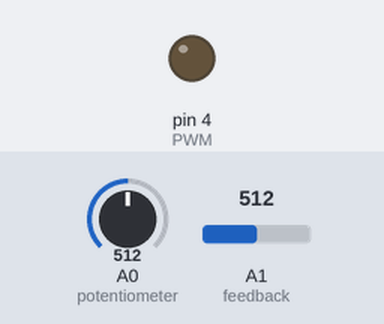
Simulated run of this sketch. Board: Arduino Uno, built with avr-gcc and run on an emulated ATmega328P. On the bench: output pins drawn as LEDs (lit = HIGH). The test bench sets the inputs (shaded band); at power-on: A0 (potentiometer) = 512, A1 (feedback) = 512.

Above: at 1.2 s.
1.3 s: A0 (potentiometer) set to 535
At 2.4 s:
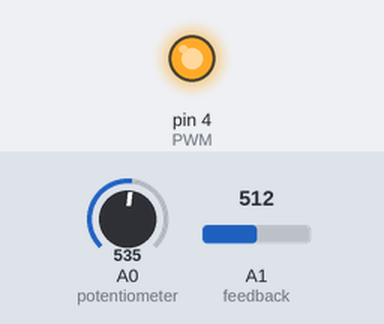
2.8 s: A0 (potentiometer) set to 306
At 3.6 s:
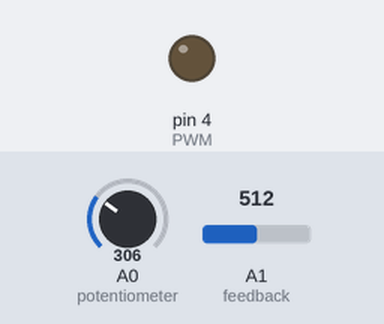
4.3 s: A0 (potentiometer) set to 716
At 4.7 s:
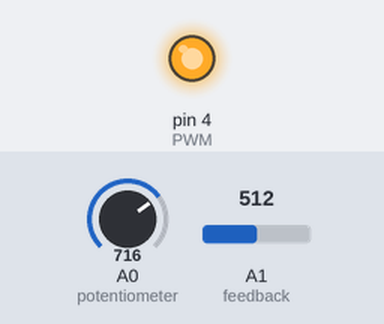
Timing chart, 0 to 7.3 s (numbered marks = the images above; inputs shaded):
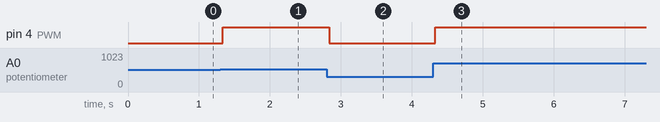

Measured:
- the behaviour switches between 517 and 518 on A0 (potentiometer) (found by bisection; images 0 and 1)
- after the input at 1.3 s, pin 4 (PWM): LOW → HIGH at once
- after the input at 2.8 s, pin 4 (PWM): HIGH → LOW at once
- after the input at 4.3 s, pin 4 (PWM): LOW → HIGH at once

The sketch:

PWM_SMPS_mega_with_p_mos.ino
```cpp
int potentiometer = A0;
int feedback = A1;
int PWM = 4;
int pwmValue = 0;

void setup() {
  pinMode(potentiometer, INPUT);
  pinMode(feedback, INPUT);
  pinMode(PWM, OUTPUT);
  TCCR0B = TCCR0B & B11111000 | B00000001;    // pin 3 and 11 PWM frequency of 31372.55 Hz
}

void loop() {
  float voltage = analogRead(potentiometer);
  float output  = analogRead(feedback);

  if ((voltage -5) > output)
   {
    pwmValue = pwmValue+1;
    pwmValue = constrain(pwmValue, 1, 254);
   }

  if ((voltage+5) < output)
   {
    pwmValue = pwmValue-1;
    pwmValue = constrain(pwmValue, 1, 254);
   }

   analogWrite(PWM,pwmValue);
}
```
